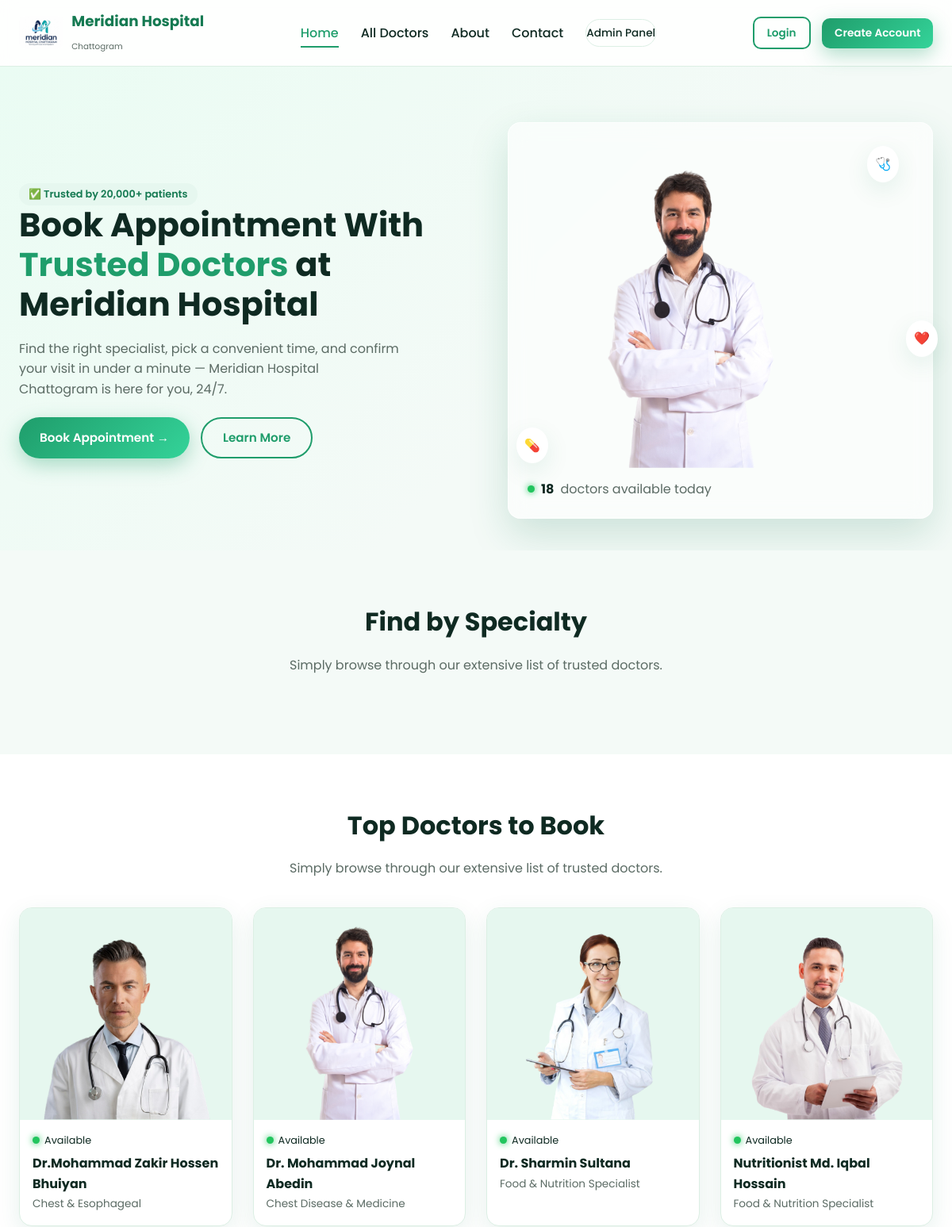
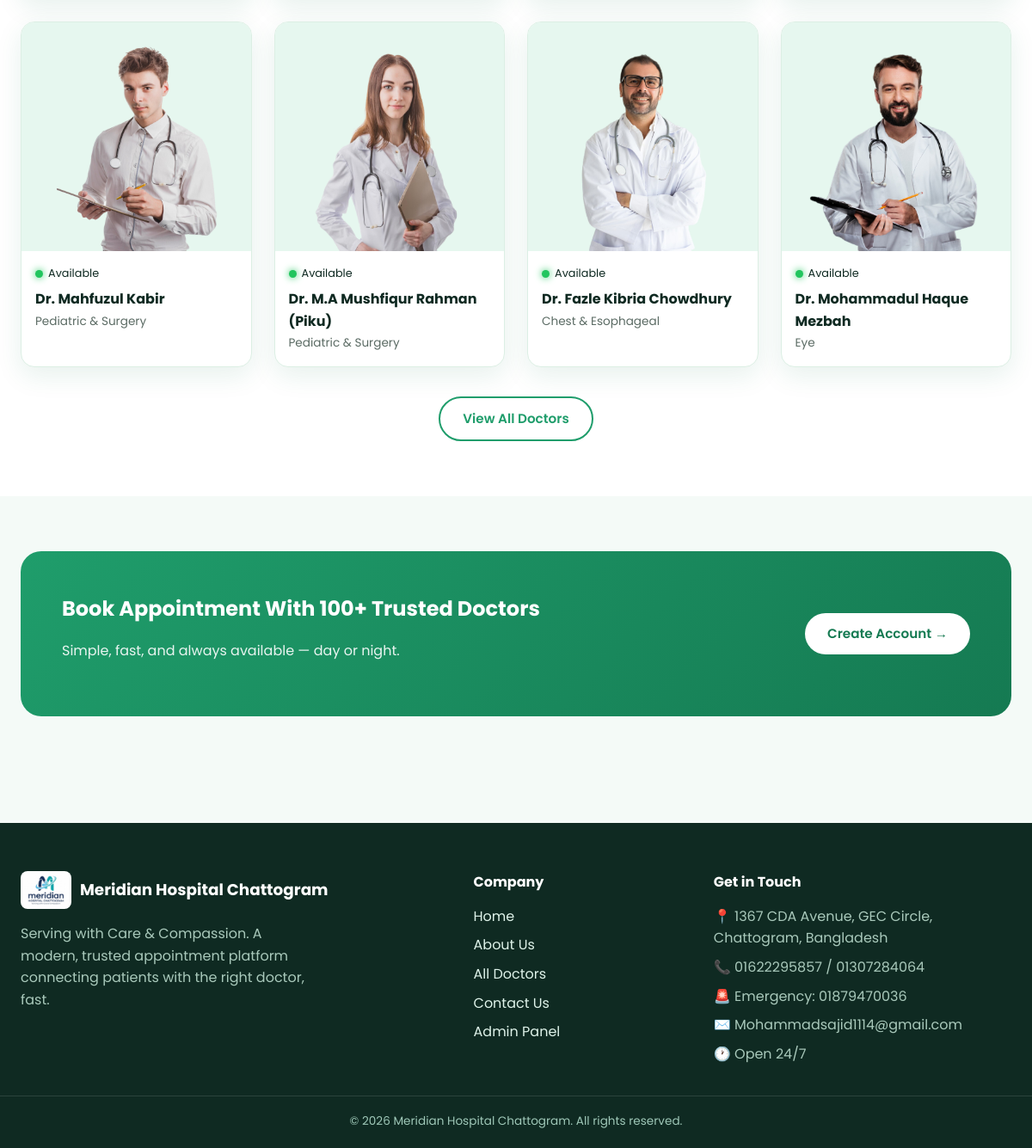
The page / on the database its author committed (2 pictures, top to bottom).
### tables this page shows
CREATE TABLE `doctors` (
  `id` INT UNSIGNED AUTO_INCREMENT PRIMARY KEY,
  `category_id` INT UNSIGNED DEFAULT NULL,
  `sub_category_id` INT UNSIGNED DEFAULT NULL,
  `name` VARCHAR(150) NOT NULL,
  `designation` VARCHAR(255) DEFAULT NULL,
  `image_path` VARCHAR(255) DEFAULT NULL,
  `signature_path` VARCHAR(255) DEFAULT NULL,
  `degree` TEXT DEFAULT NULL,
  `higher_degree` TEXT DEFAULT NULL,
  `phone` VARCHAR(30) DEFAULT NULL,
  `bmdc_number` VARCHAR(30) DEFAULT NULL,
  `email` VARCHAR(150) DEFAULT NULL,
  `work_place` VARCHAR(255) DEFAULT NULL,
  `password_hash` VARCHAR(255) DEFAULT NULL,
  `specialist_in` VARCHAR(255) DEFAULT NULL,
  `experience_years` INT DEFAULT 0,
  `fee` DECIMAL(10,2) DEFAULT 0,
  `about` TEXT DEFAULT NULL,
  `priority` INT DEFAULT 0,
  `status` ENUM('approved','pending','hold','banned') NOT NULL DEFAULT 'pending',
  `editing_status` ENUM('locked','unlocked') NOT NULL DEFAULT 'unlocked',
  `created_at` DATETIME NOT NULL DEFAULT CURRENT_TIMESTAMP,
  FOREIGN KEY (`category_id`) REFERENCES `categories`(`id`) ON DELETE SET NULL,
  FOREIGN KEY (`sub_category_id`) REFERENCES `categories`(`id`) ON DELETE SET NULL
);

### includes/functions.php (called while the page is built, shortened)
<?php
function clean($str): string {
    return htmlspecialchars(trim($str ?? ''), ENT_QUOTES, 'UTF-8');
}
function is_logged_in(): bool {
    return isset($_SESSION['user']);
}
function is_patient(): bool {
    return is_logged_in() && $_SESSION['user']['role'] === 'patient';
}
function doctor_image_url(?string $path): string {
    return BASE_URL . ltrim($path, '/');
}

### index.php (the view, shortened to what this page needs)
<?php
require_once __DIR__ . '/includes/functions.php';
$topDoctors = $pdo->query("SELECT * FROM doctors WHERE status='approved' ORDER BY priority DESC, id ASC LIMIT 8")->fetchAll();
$today = date('D');
$todayActiveQuery = $pdo->prepare("SELECT COUNT(DISTINCT d.id) FROM doctors d INNER JOIN doctor_availability da ON da.doctor_id = d.id WHERE d.status = 'approved' AND da.day_of_week = ?");
$todayActiveQuery->execute([$today]);
$todayActiveDoctors = (int)$todayActiveQuery->fetchColumn();
include __DIR__ . '/includes/header.php';
?>
<section class="hero">
  <div class="container">
    <div class="hero-text" data-aos="fade-up">
      <span class="badge-verified">✅ Trusted by 20,000+ patients</span>
      <h1>Book Appointment With <span>Trusted Doctors</span> at Meridian Hospital</h1>
      <p class="muted" style="max-width:480px;">Find the right specialist, pick a convenient time, and confirm your visit in under a minute — Meridian Hospital Chattogram is here for you, 24/7.</p>
      <div style="display:flex;gap:14px;margin-top:22px;flex-wrap:wrap;">
        <a href="<?= BASE_URL ?>doctors.php" class="btn btn-primary magnetic">Book Appointment →</a>
        <a href="<?= BASE_URL ?>about.php" class="btn btn-outline">Learn More</a>
      </div>
    </div>
    <div class="hero-visual" data-aos="fade-up">
      <div class="glass-card">
        <img src="<?= BASE_URL ?>assets/images/doctors/doc1.png" alt="Doctor" style="border-radius:12px;">
        <div style="margin-top:14px;display:flex;align-items:center;gap:8px;">
          <span class="dot green"></span><strong><?= $todayActiveDoctors ?></strong> <span class="muted">doctors available today</span>
        </div>
      </div>
      <div class="float-icon i1" style="top:6%;right:8%;">🩺</div>
      <div class="float-icon i2" style="bottom:14%;left:2%;">💊</div>
      <div class="float-icon i3" style="top:50%;right:-6px;">❤️</div>
    </div>
  </div>
</section>
<section class="section">
  <div class="container">
    <h2 class="section-title text-center">Find by Specialty</h2>
    <p class="section-sub text-center">Simply browse through our extensive list of trusted doctors.</p>
  </div>
</section>
<section class="section" style="background:#fff;">
  <div class="container">
    <h2 class="section-title text-center">Top Doctors to Book</h2>
    <p class="section-sub text-center">Simply browse through our extensive list of trusted doctors.</p>
    <div class="doctor-grid" data-aos="fade-up">
      <?php foreach ($topDoctors as $d): ?>
        <a href="<?= BASE_URL ?>doctor.php?id=<?= (int)$d['id'] ?>" class="doctor-card">
          <div class="img-wrap">
            <img src="<?= doctor_image_url($d['image_path']) ?>" alt="<?= clean($d['name']) ?>" loading="lazy">
          </div>
          <div class="info">
            <div class="availability"><span class="dot green"></span> Available</div>
            <h4><?= clean($d['name']) ?></h4>
            <div class="spec"><?= clean($d['specialist_in'] ?: $d['designation']) ?></div>
          </div>
        </a>
      <?php endforeach; ?>
    </div>
    <div class="text-center" style="margin-top:34px;">
      <a href="<?= BASE_URL ?>doctors.php" class="btn btn-outline">View All Doctors</a>
    </div>
  </div>
</section>
<section class="section">
  <div class="container">
    <div class="cta-banner" data-aos="fade-up">
      <div>
        <h2>Book Appointment With 100+ Trusted Doctors</h2>
        <p style="opacity:.9;">Simple, fast, and always available — day or night.</p>
      </div>
      <a href="<?= BASE_URL ?>register.php" class="btn btn-primary magnetic">Create Account →</a>
    </div>
  </div>
</section>
<?php include __DIR__ . '/includes/footer.php'; ?>

### includes/header.php (shortened to what this page needs)
<?php
require_once __DIR__ . '/functions.php';
$currentPage = basename($_SERVER['PHP_SELF']);
?>
<!DOCTYPE html>
<html lang="en">
<head>
<link rel="stylesheet" href="<?= BASE_URL ?>assets/css/style.css">
</head>
<body>
<header class="navbar">
  <div class="container">
    <a href="<?= BASE_URL ?>index.php" class="nav-logo">
      <img src="<?= BASE_URL ?>assets/images/logo.png" alt="<?= HOSPITAL_NAME ?> logo">
      <span>Meridian Hospital<br><small style="font-weight:400;font-size:.65rem;color:var(--text-muted)">Chattogram</small></span>
    </a>
    <nav class="nav-links" id="navLinks">
      <a href="<?= BASE_URL ?>index.php" class="<?= $currentPage === 'index.php' ? 'active' : '' ?>">Home</a>
      <a href="<?= BASE_URL ?>doctors.php" class="<?= $currentPage === 'doctors.php' ? 'active' : '' ?>">All Doctors</a>
      <a href="<?= BASE_URL ?>about.php" class="<?= $currentPage === 'about.php' ? 'active' : '' ?>">About</a>
      <a href="<?= BASE_URL ?>contact.php" class="<?= $currentPage === 'contact.php' ? 'active' : '' ?>">Contact</a>
      <a href="<?= BASE_URL ?>admin/login.php" class="nav-admin-link">Admin Panel</a>
    </nav>
    <div class="nav-actions">
      <?php if (is_patient()): ?>
        <span class="user-chip">👤 <?= clean(explode(' ', current_user()['name'])[0]) ?></span>
        <a href="<?= BASE_URL ?>logout.php" class="btn btn-outline btn-sm">Logout</a>
      <?php else: ?>
        <a href="<?= BASE_URL ?>login.php" class="btn btn-outline btn-sm">Login</a>
        <a href="<?= BASE_URL ?>register.php" class="btn btn-primary btn-sm magnetic">Create Account</a>
      <?php endif; ?>
    </div>
  </div>
</header>

### includes/footer.php (shortened to what this page needs)
<footer>
  <div class="container footer-grid">
    <div>
      <div class="nav-logo" style="margin-bottom:14px;">
        <img src="<?= BASE_URL ?>assets/images/logo.png" alt="logo" style="height:44px;">
        <span style="color:#fff;font-weight:700;">Meridian Hospital Chattogram</span>
      </div>
      <p style="max-width:340px;color:#a9c9bb;">Serving with Care &amp; Compassion. A modern, trusted appointment platform connecting patients with the right doctor, fast.</p>
    </div>
    <div>
      <h4>Company</h4>
      <ul style="display:flex;flex-direction:column;gap:8px;margin-top:14px;">
        <li><a href="<?= BASE_URL ?>index.php">Home</a></li>
        <li><a href="<?= BASE_URL ?>about.php">About Us</a></li>
        <li><a href="<?= BASE_URL ?>doctors.php">All Doctors</a></li>
        <li><a href="<?= BASE_URL ?>contact.php">Contact Us</a></li>
        <li><a href="<?= BASE_URL ?>admin/login.php">Admin Panel</a></li>
      </ul>
    </div>
    <div>
      <h4>Get in Touch</h4>
      <ul style="display:flex;flex-direction:column;gap:8px;margin-top:14px;color:#a9c9bb;">
        <li>📍 <?= HOSPITAL_ADDRESS ?></li>
        <li>📞 <?= HOSPITAL_PHONE_MAIN ?></li>
        <li>🚨 Emergency: <?= HOSPITAL_PHONE_EMERGENCY ?></li>
        <li>✉️ <?= HOSPITAL_EMAIL ?></li>
        <li>🕐 Open <?= HOSPITAL_HOURS ?></li>
      </ul>
    </div>
  </div>
  <div class="footer-bottom">
    &copy; <?= date('Y') ?> <?= HOSPITAL_NAME ?>. All rights reserved.
  </div>
</footer>
</body>
</html>

### rows shown on the page
doctors: image_path (picture), name "Dr.Mohammad Zakir Hossen Bhuiyan", specialist_in "Chest & Esophageal"
doctors: image_path (picture), name "Dr. Mohammad Joynal Abedin", specialist_in "Chest Disease & Medicine"
doctors: image_path (picture), name "Dr. Sharmin Sultana", specialist_in "Food & Nutrition Specialist"
doctors: image_path (picture), name "Nutritionist Md. Iqbal Hossain", specialist_in "Food & Nutrition Specialist"
doctors: image_path (picture), name "Dr. Mahfuzul Kabir", specialist_in "Pediatric & Surgery"
doctors: image_path (picture), name "Dr. M.A Mushfiqur Rahman (Piku)", specialist_in "Pediatric & Surgery"
doctors: image_path (picture), name "Dr. Fazle Kibria Chowdhury", specialist_in "Chest & Esophageal"
doctors: image_path (picture), name "Dr. Mohammadul Haque Mezbah", specialist_in "Eye"

### other values the page prints
$todayActiveDoctors "18"
HOSPITAL_ADDRESS "1367 CDA Avenue, GEC Circle, Chattogram, Bangladesh"
HOSPITAL_PHONE_MAIN "01622295857 / 01307284064"
HOSPITAL_PHONE_EMERGENCY "01879470036"
HOSPITAL_EMAIL "Mohammadsajid1114@gmail.com"
HOSPITAL_HOURS "24/7"
HOSPITAL_NAME "Meridian Hospital Chattogram"
